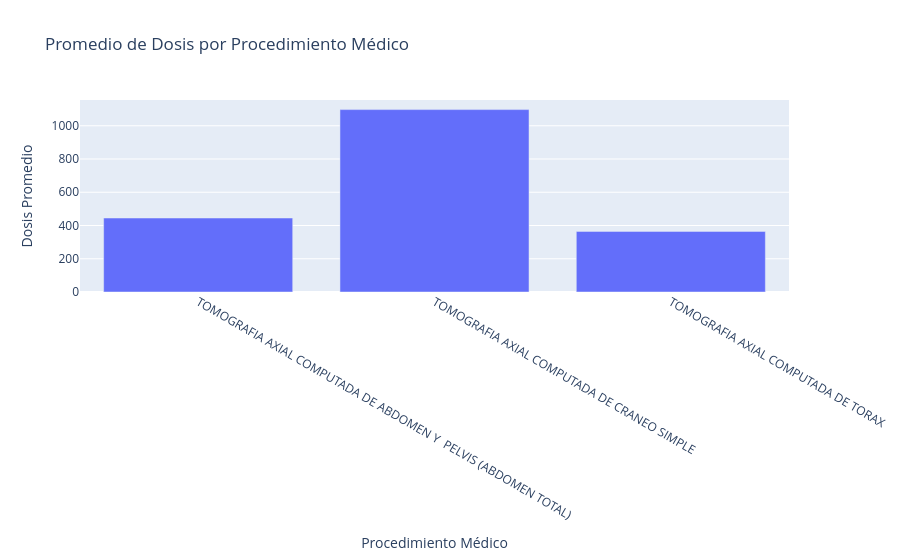

This figure's notebook cell:
### Markdown cell above
### Graficas con solo 4 procedimientos ya limpiados

### Code cell
#graficamos el promedio de dosis por procedimiento medico
# Unificamos los nombres de los procedimientos de tórax
df_filtrado['Procedimento Medico'] = df_filtrado['Procedimento Medico'].replace(
    {
        'TOMOGRAFÍA COMPUTADA DE TÓRAX DE ALTA RESOLUCIÓN (TCAR)': 'TOMOGRAFIA AXIAL COMPUTADA DE TORAX'
    }
)

# Calculamos el promedio de DLP por procedimiento médico (ya unificados)
promedios = df_filtrado.groupby('Procedimento Medico').agg({'DLP': 'mean'}).reset_index()
fig = go.Figure(data=[
    go.Bar(name='DLP', x=promedios['Procedimento Medico'], y=promedios['DLP'])
])
fig.update_layout(
    barmode='group',
    title='Promedio de Dosis por Procedimiento Médico',
    xaxis_title='Procedimiento Médico',
    yaxis_title='Dosis Promedio'
)

### Figure 1 — Plotly figure (JSON) as saved in the notebook; plotly's stock layout.template omitted (floating-point values rounded to 4 significant figures)
{"data": [{"name": "DLP", "type": "bar", "x": ["TOMOGRAFIA AXIAL COMPUTADA DE ABDOMEN Y  PELVIS (ABDOMEN TOTAL)", "TOMOGRAFIA AXIAL COMPUTADA DE CRANEO SIMPLE", "TOMOGRAFIA AXIAL COMPUTADA DE TORAX"], "y": [445.1, 1097.0, 364.6]}], "layout": {"barmode": "group", "title": {"text": "Promedio de Dosis por Procedimiento Médico"}, "xaxis": {"title": {"text": "Procedimiento Médico"}}, "yaxis": {"title": {"text": "Dosis Promedio"}}}}
